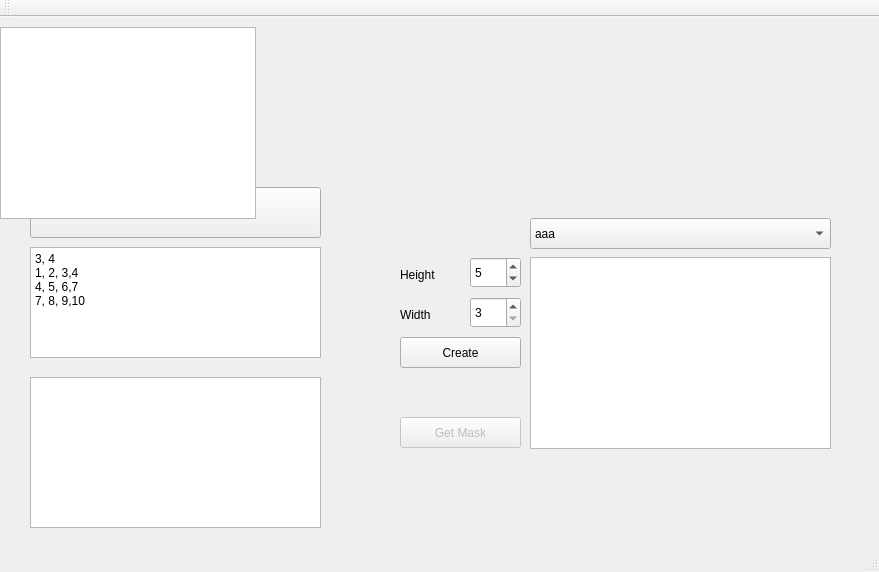
<?xml version="1.0" encoding="UTF-8"?>
<ui version="4.0">
 <class>HWK03QTClass</class>
 <widget class="QMainWindow" name="HWK03QTClass">
  <property name="geometry">
   <rect>
    <x>0</x>
    <y>0</y>
    <width>879</width>
    <height>572</height>
   </rect>
  </property>
  <property name="windowTitle">
   <string>HWK03QT</string>
  </property>
  <widget class="QWidget" name="centralWidget">
   <widget class="QTextEdit" name="textEdit">
    <property name="geometry">
     <rect>
      <x>30</x>
      <y>230</y>
      <width>291</width>
      <height>111</height>
     </rect>
    </property>
    <property name="html">
     <string>&lt;!DOCTYPE HTML PUBLIC &quot;-//W3C//DTD HTML 4.0//EN&quot; &quot;http://www.w3.org/TR/REC-html40/strict.dtd&quot;&gt;
&lt;html&gt;&lt;head&gt;&lt;meta name=&quot;qrichtext&quot; content=&quot;1&quot; /&gt;&lt;meta charset=&quot;utf-8&quot; /&gt;&lt;style type=&quot;text/css&quot;&gt;
p, li { white-space: pre-wrap; }
&lt;/style&gt;&lt;/head&gt;&lt;body style=&quot; font-family:'Microsoft JhengHei UI'; font-size:9pt; font-weight:400; font-style:normal;&quot;&gt;
&lt;p style=&quot; margin-top:0px; margin-bottom:0px; margin-left:0px; margin-right:0px; -qt-block-indent:0; text-indent:0px;&quot;&gt;3, 4&lt;/p&gt;
&lt;p style=&quot; margin-top:0px; margin-bottom:0px; margin-left:0px; margin-right:0px; -qt-block-indent:0; text-indent:0px;&quot;&gt;1, 2, 3,4&lt;/p&gt;
&lt;p style=&quot; margin-top:0px; margin-bottom:0px; margin-left:0px; margin-right:0px; -qt-block-indent:0; text-indent:0px;&quot;&gt;4, 5, 6,7&lt;/p&gt;
&lt;p style=&quot; margin-top:0px; margin-bottom:0px; margin-left:0px; margin-right:0px; -qt-block-indent:0; text-indent:0px;&quot;&gt;7, 8, 9,10&lt;/p&gt;
&lt;p style=&quot;-qt-paragraph-type:empty; margin-top:0px; margin-bottom:0px; margin-left:0px; margin-right:0px; -qt-block-indent:0; text-indent:0px;&quot;&gt;&lt;br /&gt;&lt;/p&gt;&lt;/body&gt;&lt;/html&gt;</string>
    </property>
   </widget>
   <widget class="QPlainTextEdit" name="plainTextEdit">
    <property name="geometry">
     <rect>
      <x>30</x>
      <y>360</y>
      <width>291</width>
      <height>151</height>
     </rect>
    </property>
   </widget>
   <widget class="QPushButton" name="pushButton">
    <property name="geometry">
     <rect>
      <x>30</x>
      <y>170</y>
      <width>291</width>
      <height>51</height>
     </rect>
    </property>
    <property name="text">
     <string>PushButton</string>
    </property>
   </widget>
   <widget class="QTableWidget" name="tbwWidget">
    <property name="geometry">
     <rect>
      <x>0</x>
      <y>10</y>
      <width>256</width>
      <height>192</height>
     </rect>
    </property>
    <property name="rowCount">
     <number>0</number>
    </property>
   </widget>
   <widget class="QSpinBox" name="spbHeight">
    <property name="geometry">
     <rect>
      <x>470</x>
      <y>240</y>
      <width>51</width>
      <height>31</height>
     </rect>
    </property>
    <property name="minimum">
     <number>3</number>
    </property>
    <property name="maximum">
     <number>20</number>
    </property>
    <property name="value">
     <number>5</number>
    </property>
   </widget>
   <widget class="QSpinBox" name="spbWidth">
    <property name="geometry">
     <rect>
      <x>470</x>
      <y>280</y>
      <width>51</width>
      <height>31</height>
     </rect>
    </property>
    <property name="minimum">
     <number>3</number>
    </property>
    <property name="maximum">
     <number>20</number>
    </property>
    <property name="value">
     <number>3</number>
    </property>
   </widget>
   <widget class="QPushButton" name="btnCreate">
    <property name="geometry">
     <rect>
      <x>400</x>
      <y>320</y>
      <width>121</width>
      <height>31</height>
     </rect>
    </property>
    <property name="text">
     <string>Create</string>
    </property>
   </widget>
   <widget class="QLabel" name="label">
    <property name="geometry">
     <rect>
      <x>400</x>
      <y>250</y>
      <width>53</width>
      <height>16</height>
     </rect>
    </property>
    <property name="text">
     <string>Height</string>
    </property>
   </widget>
   <widget class="QLabel" name="label_2">
    <property name="geometry">
     <rect>
      <x>400</x>
      <y>290</y>
      <width>53</width>
      <height>16</height>
     </rect>
    </property>
    <property name="text">
     <string>Width</string>
    </property>
   </widget>
   <widget class="QTableView" name="tbwMask">
    <property name="geometry">
     <rect>
      <x>530</x>
      <y>240</y>
      <width>301</width>
      <height>192</height>
     </rect>
    </property>
   </widget>
   <widget class="QPushButton" name="btnGetMask">
    <property name="enabled">
     <bool>false</bool>
    </property>
    <property name="geometry">
     <rect>
      <x>400</x>
      <y>400</y>
      <width>121</width>
      <height>31</height>
     </rect>
    </property>
    <property name="text">
     <string>Get Mask</string>
    </property>
   </widget>
   <widget class="QComboBox" name="cbxFilters">
    <property name="geometry">
     <rect>
      <x>530</x>
      <y>201</y>
      <width>301</width>
      <height>31</height>
     </rect>
    </property>
    <item>
     <property name="text">
      <string>aaa</string>
     </property>
    </item>
    <item>
     <property name="text">
      <string>bbb</string>
     </property>
    </item>
    <item>
     <property name="text">
      <string>ccc</string>
     </property>
    </item>
   </widget>
  </widget>
  <widget class="QMenuBar" name="menuBar">
   <property name="geometry">
    <rect>
     <x>0</x>
     <y>0</y>
     <width>879</width>
     <height>22</height>
    </rect>
   </property>
  </widget>
  <widget class="QToolBar" name="mainToolBar">
   <attribute name="toolBarArea">
    <enum>TopToolBarArea</enum>
   </attribute>
   <attribute name="toolBarBreak">
    <bool>false</bool>
   </attribute>
  </widget>
  <widget class="QStatusBar" name="statusBar"/>
 </widget>
 <layoutdefault spacing="6" margin="11"/>
 <resources>
  <include location="HWK03QT.qrc"/>
 </resources>
 <connections/>
</ui>
